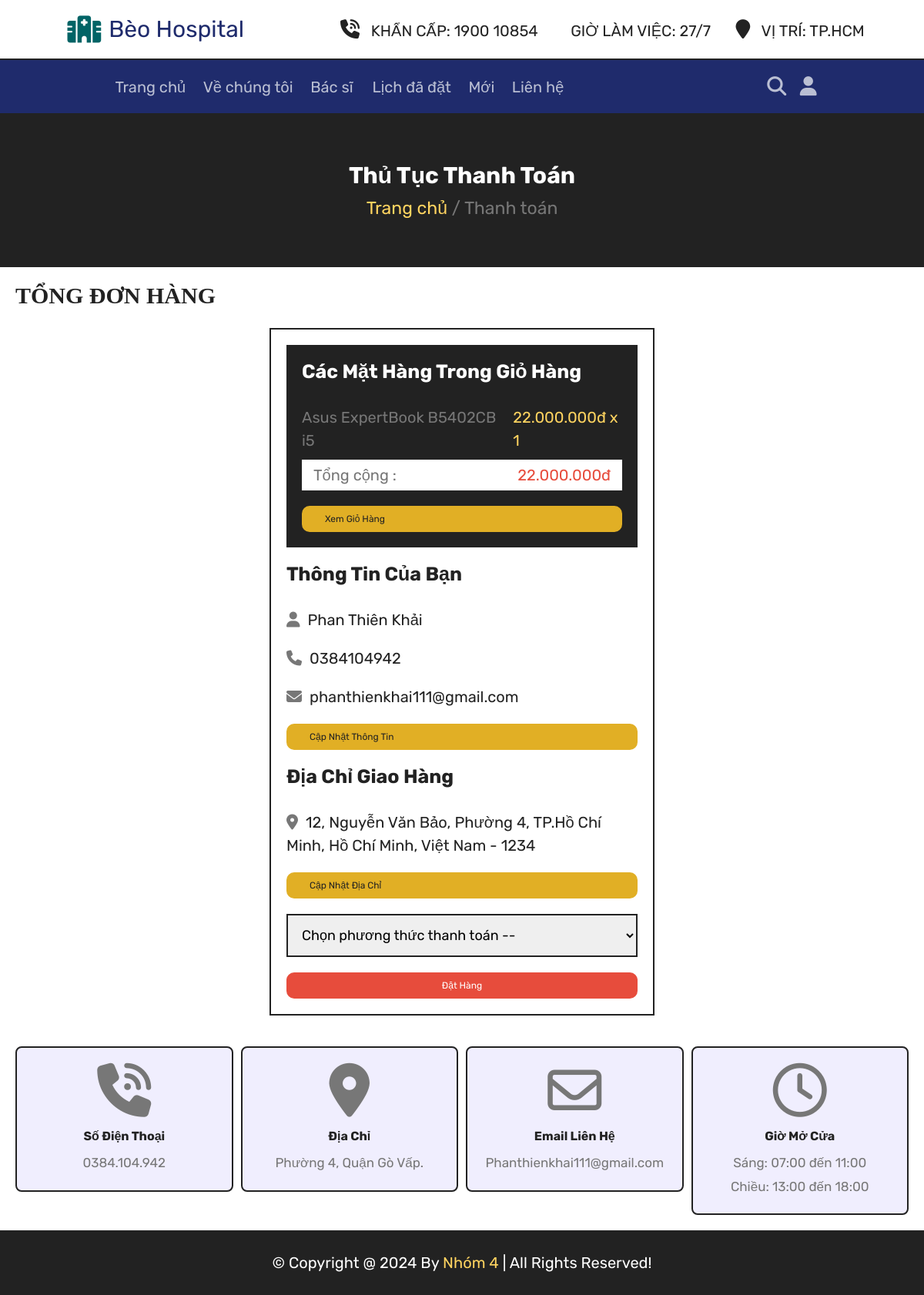
/checkout.php (signed in), run on the app's committed database.
### tables this page shows
CREATE TABLE `cart` (
  `id` int(100) NOT NULL,
  `user_id` int(100) NOT NULL,
  `pid` int(100) NOT NULL,
  `name` varchar(100) NOT NULL,
  `price` int(10) NOT NULL,
  `quantity` int(10) NOT NULL,
  `image` varchar(100) NOT NULL
);

CREATE TABLE `users` (
  `id` int(100) NOT NULL,
  `name` varchar(20) NOT NULL,
  `email` varchar(50) NOT NULL,
  `number` varchar(10) NOT NULL,
  `password` varchar(50) NOT NULL,
  `address` varchar(500) NOT NULL
);

### checkout.php (the view, shortened to what this page needs)
<?php
include 'components/connect.php';
if (isset($_SESSION['user_id'])) {
   $user_id = $_SESSION['user_id'];
} else {
   $user_id = '';
   header('location:home.php');
};
include './convert_currency.php';
?>
<!DOCTYPE html>
<html lang="en">
<head>
   <link rel="stylesheet" href="https://cdnjs.cloudflare.com/ajax/libs/font-awesome/6.1.1/css/all.min.css">
   <link rel="stylesheet" href="css/style.css">
</head>
<body>
   <?php include 'components/user_header.php'; ?>
   <div class="heading">
      <h3>Thủ tục thanh toán</h3>
      <p><a href="home.php">Trang chủ</a> <span> / Thanh toán</span></p>
   </div>
   <section class="checkout">
      <h1 class="title">Tổng đơn hàng</h1>
      <form action="" method="post">
         <div class="cart-items">
            <h3>Các mặt hàng trong giỏ hàng</h3>
            <?php
            $grand_total = 0;
            $cart_items[] = '';
            $select_cart = $conn->prepare("SELECT * FROM `cart` WHERE user_id = ?");
            $select_cart->execute([$user_id]);
            if ($select_cart->rowCount() > 0) {
               while ($fetch_cart = $select_cart->fetch(PDO::FETCH_ASSOC)) {
                  $cart_items[] = $fetch_cart['name'] . ' (' . currency_format($fetch_cart['price']) . ' x ' . $fetch_cart['quantity'] . ')';
                  $grand_total += ($fetch_cart['price'] * $fetch_cart['quantity']);
            ?>
                  <p><span class="name"><?= $fetch_cart['name']; ?></span><span class="price"><?php echo currency_format($fetch_cart['price']); ?> x <?= $fetch_cart['quantity']; ?></span></p>
            <?php
               }
            } else {
               echo '<p class="empty">Giỏ hàng của bạn không có gì!</p>';
            }
            ?>
            <p class="grand-total"><span class="name">Tổng cộng :</span><span class="price"><?php echo currency_format($grand_total); ?></span></p>
            <a href="cart.php" class="btn">Xem giỏ hàng</a>
         </div>
         <div class="user-info">
            <h3>Thông tin của bạn</h3>
            <p><i class="fas fa-user"></i><span><?= $fetch_profile['name'] ?></span></p>
            <p><i class="fas fa-phone"></i><span><?= $fetch_profile['number'] ?></span></p>
            <p><i class="fas fa-envelope"></i><span><?= $fetch_profile['email'] ?></span></p>
            <a href="update_profile.php" class="btn">Cập nhật thông tin</a>
            <h3>Địa chỉ giao hàng</h3>
            <p><i class="fas fa-map-marker-alt"></i><span><?php if ($fetch_profile['address'] == '') {
                                                               echo 'Vui lòng nhập địa chỉ của bạn!';
                                                            } else {
                                                               echo $fetch_profile['address'];
                                                            } ?></span></p>
            <a href="update_address.php" class="btn">Cập nhật địa chỉ</a>
            <select name="method" class="box" required>
               <option value="" disabled selected>Chọn phương thức thanh toán --</option>
            </select>
            <input type="submit" value="Đặt Hàng" class="btn <?php if ($fetch_profile['address'] == '') {
                                                                  echo 'disabled';
                                                               } ?>" style="width:100%; background:var(--red); color:var(--white);" name="submit">
         </div>
      </form>
   </section>
   <?php include 'components/footer.php'; ?>
</body>
</html>

### convert_currency.php
<?php
if (!function_exists('currency_format')) {
    function currency_format($number, $suffix = 'đ')
    {
        if (!empty($number)) {
            return number_format($number, 0, ',', '.') . "<span>{$suffix}</span>";
        }
    }
}

### css/style.css (style rules this page uses)
:root { --pink: #FFD460; --red: #e74c3c; --white: #fff; --black: #222; --light-color: #777; --light-orange: #e1af25; --green: #159EEC; --grey: #016466; --border-service: .25rem solid var(--green); --border: .2rem solid var(--black); --blue: #1F2B6C; --ble-gr: #BABFD3; --original: #F0EEFE; }
.btn { width: 100%; padding: 12px; background-color: #0066cc; color: white; border: none; border-radius: 5px; cursor: pointer; }
* { font-family: 'Rubik', sans-serif; margin: 0; padding: 0; box-sizing: border-box; outline: none; text-decoration: none; }
html { font-size: 62.5%; overflow-x: hidden; scroll-behavior: smooth; stop-opacity: 7rem; }
section { margin: 0 auto; max-width: 1200px; padding: 2rem; }
.title { text-align: justify; margin-bottom: 2.5rem; font-size: 3rem; color: var(--black); text-transform: uppercase; text-decoration: none; text-underline-offset: 1rem; font-family: serif; border-bottom: var(--grey); }
.heading { display: flex; align-items: center; justify-content: center; gap: 1rem; flex-flow: column; background-color: var(--black); min-height: 20rem; }
.heading h3 { font-size: 3rem; color: var(--white); text-transform: capitalize; }
.heading p { font-size: 2.3rem; color: var(--light-color); }
.heading p a { color: var(--pink); font-size: 2.3rem; }
.btn, .delete-btn { margin-top: 1rem; display: inline-block; font-size: 12px; padding: 1rem 3rem; cursor: pointer; text-transform: capitalize; transition: .2s linear; }
.btn { background-color: var(--light-orange); color: var(--black); border-radius: 1rem; }
.checkout form { max-width: 50rem; margin: 0 auto; border: var(--border); padding: 2rem; }
.checkout form h3 { font-size: 2.5rem; text-transform: capitalize; padding: 2rem 0; color: var(--black); }
.checkout form .cart-items { background-color: var(--black); padding: 2rem; padding-top: 0; }
.checkout form .cart-items h3 { color: var(--white); }
.checkout form .cart-items p { display: flex; align-items: center; gap: 1.5rem; justify-content: space-between; margin: 1rem 0; line-height: 1.5; font-size: 2rem; }
.checkout form .cart-items p .name { color: var(--light-color); }
.checkout form .cart-items p .price { color: var(--pink); }
.checkout form .cart-items .grand-total { background-color: var(--white); padding: .5rem 1.5rem; }
.checkout form .cart-items .grand-total .price { color: var(--red); }
.checkout form .user-info p { font-size: 2rem; line-height: 1.5; padding: 1rem 0; }
.checkout form .user-info p i { color: var(--light-color); margin-right: 1rem; }
.checkout form .user-info p span { color: var(--black); }
.checkout form .user-info .box { width: 100%; border: var(--border); padding: 1.4rem; margin-top: 2rem; margin-bottom: 1rem; font-size: 1.8rem; }

### data on the page
cart: name "Asus ExpertBook B5402CB i5", price "22.000.000", quantity "1"
users: name "Phan Thiên Khải", number "0384104942", email "phanthienkhai111@gmail.com", address "12, Nguyễn Văn Bảo, Phường 4, TP.Hồ Chí Minh, Hồ Chí Minh, Việt Nam - 1234", submit "Đặt Hàng"

### other printed values
$number "22.000.000"
$suffix "đ"
